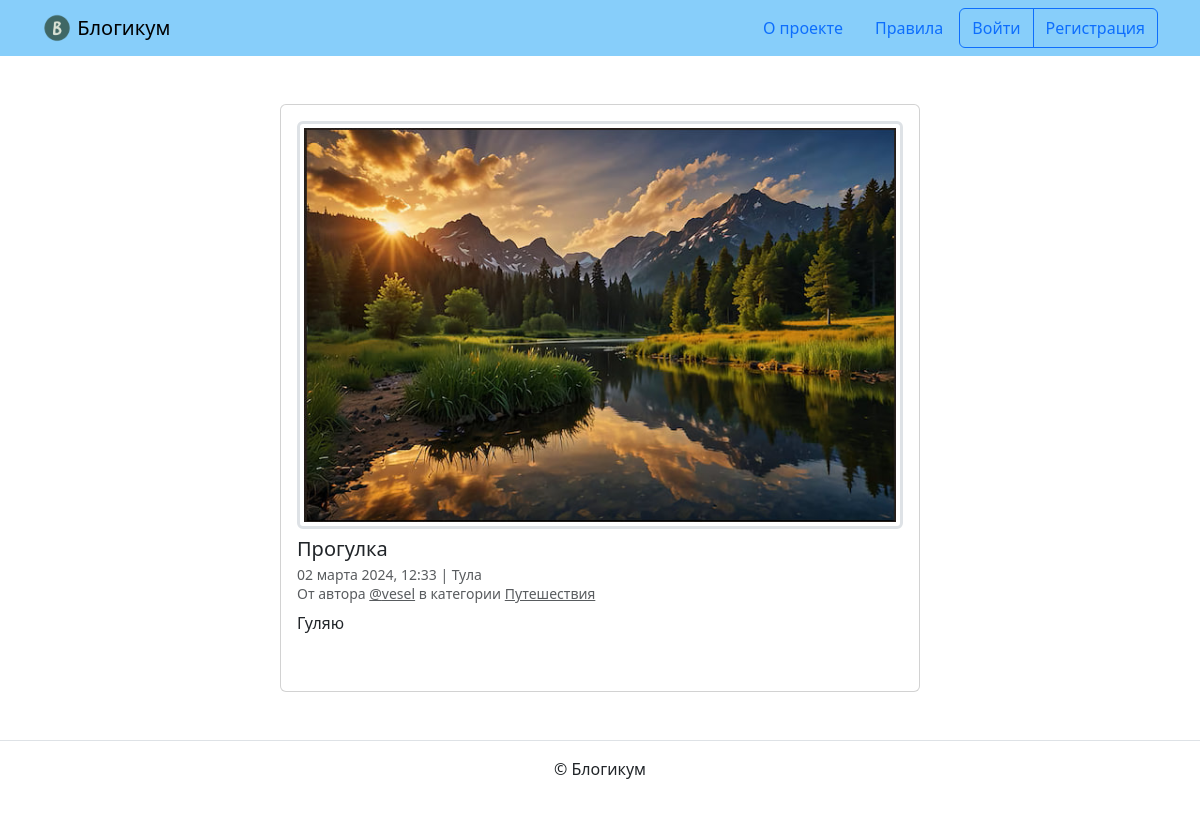
Screenshot of /posts/41/ with the database file from the repository.
### blog/models.py (models this page shows, shortened)
class Post(models.Model):
    title = models.CharField('Заголовок', max_length=256)
    text = models.TextField('Текст')
    pub_date = models.DateTimeField('Дата и время публикации')
    author = models.ForeignKey(User, on_delete=models.CASCADE, related_name='posts')
    location = models.ForeignKey(Location, on_delete=models.SET_NULL, null=True, blank=True, related_name='posts')
    category = models.ForeignKey(Category, on_delete=models.SET_NULL, null=True, related_name='posts')
    is_published = models.BooleanField('Опубликовано', default=True)
    image = models.ImageField('Фото', upload_to='posts/', blank=True)
    created_at = models.DateTimeField('Добавлено', auto_now_add=True)
    class Meta:
        verbose_name = 'публикация'
        verbose_name_plural = 'Публикации'
        ordering = ('-pub_date',)

class Location(models.Model):
    name = models.CharField('Название места', max_length=256)
    is_published = models.BooleanField('Опубликовано', default=True)
    created_at = models.DateTimeField('Добавлено', auto_now_add=True)
    class Meta:
        verbose_name = 'местоположение'
        verbose_name_plural = 'Местоположения'

class Category(models.Model):
    title = models.CharField('Заголовок', max_length=256)
    description = models.TextField('Описание')
    slug = models.SlugField('Идентификатор', unique=True)
    is_published = models.BooleanField('Опубликовано', default=True)
    created_at = models.DateTimeField('Добавлено', auto_now_add=True)
    class Meta:
        verbose_name = 'категория'
        verbose_name_plural = 'Категории'

### blog/views.py (the view)
# urls.py: path('posts/<int:post_id>/', views.post_detail, name='post_detail'),
def post_detail(request, post_id):
    post = get_object_or_404(Post, pk=post_id)
    if not post.is_published and post.author != request.user:
        return redirect('blog:index')
    comments = post.comments.all()
    form = CommentForm()
    return render(request, 'blog/detail.html', {'post': post, 'form': form, 'comments': comments})

### templates/blog/detail.html (shortened to what this page needs)
{% extends "base.html" %}
{% block content %}
  <div class="col d-flex justify-content-center">
    <div class="card" style="width: 40rem;">
      <div class="card-body">
        {% if post.image %}
          <a href="{{ post.image.url }}" target="_blank">
            <img class="border-3 rounded img-fluid img-thumbnail mb-2 mx-auto d-block" src="{{ post.image.url }}">
          </a>
        {% endif %}
        <h5 class="card-title">{{ post.title }}</h5>
        <h6 class="card-subtitle mb-2 text-muted">
          <small>
            {{ post.pub_date|date:"d E Y, H:i" }} | {% if post.location and post.location.is_published %}{{ post.location.name }}{% else %}Планета Земля{% endif %}<br>
            От автора <a class="text-muted" href="{% url 'blog:profile' post.author.username %}">@{{ post.author.username }}</a> в
            категории {% include "includes/category_link.html" %}
          </small>
        </h6>
        <p class="card-text">{{ post.text|linebreaksbr }}</p>
        {% include "includes/comments.html" %}
      </div>
    </div>
  </div>
{% endblock %}

### templates/includes/category_link.html
<a class="text-muted" href="{% url 'blog:category_posts' post.category.slug %}">
  {{ post.category.title }}
</a>

### rows the page displays
Post: image (picture), title "Прогулка", pub_date "02 марта 2024, 12:33", location.name "Тула", author.username "vesel", category "Путешествия", text "Гуляю"
